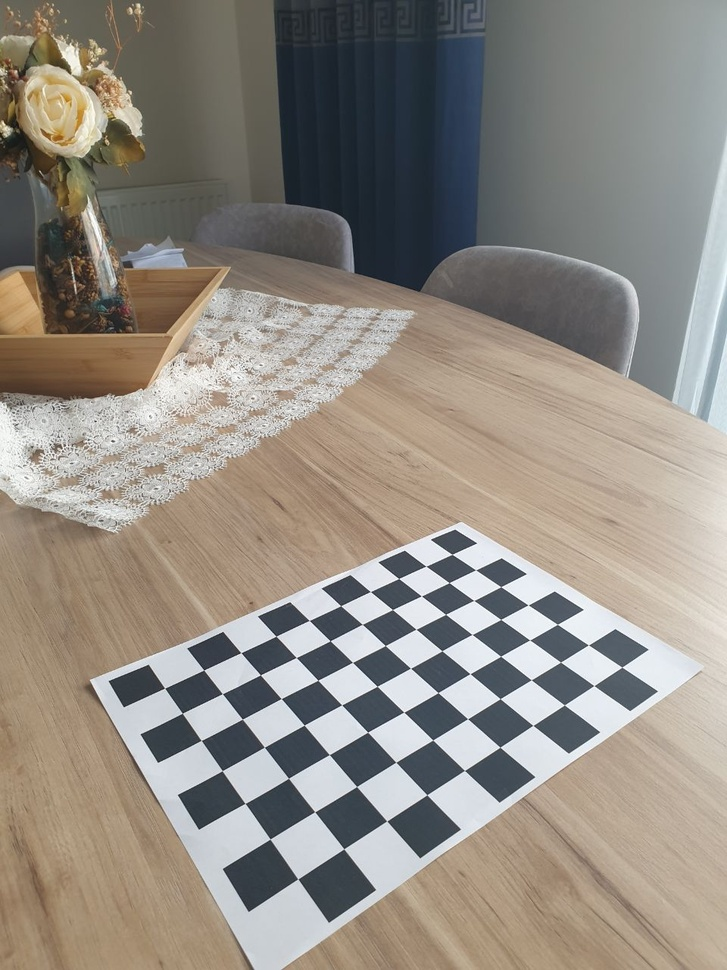
#> input picture checkerBoardImages/photo_2024-04-24_14-51-35.jpg, 727 x 970 px, shrunk from 960 x 1280 before the run; its folder holds only this picture in this run
$ python cameraCalibartion.py
#> lines starting #> are read from the running program, lines starting #| are printed output that depends on the picture; after the words box and inside, x2 and y2 are one past the last pixel; in counts of white or black regions, pixels touching at a corner belong together; long printed decimals are rounded
import cv2
import numpy as np
import glob

criteria = (cv2.TERM_CRITERIA_EPS + cv2.TERM_CRITERIA_MAX_ITER, 30, 0.001)
checkerboard_dims = (10, 7)  # Adjusted dimensions based on your input
objp = np.zeros((np.prod(checkerboard_dims), 3), np.float32)
objp[:,:2] = np.mgrid[0:checkerboard_dims[0], 0:checkerboard_dims[1]].T.reshape(-1, 2)
objpoints = []
imgpoints = []
images = glob.glob('checkerBoardImages/*.jpg')

for fname in images:
    img = cv2.imread(fname)
#> img is the input picture: shape (970, 727, 3); mean B, G, R 131, 139.6, 146
    if img is None:
        print("Failed to load", fname)
        continue
    gray = cv2.cvtColor(img, cv2.COLOR_BGR2GRAY)
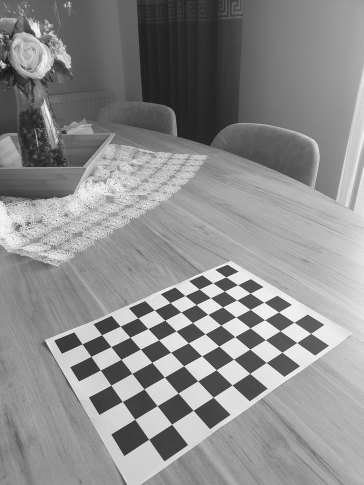
#> gray: shape (970, 727) (shown at 1/2 size); min 19, max 255, mean 140.5
    ret, corners = cv2.findChessboardCorners(gray, checkerboard_dims, None, cv2.CALIB_CB_ADAPTIVE_THRESH + cv2.CALIB_CB_FAST_CHECK)
#> ret = True; corners = 70 rows, first 8: [164.6, 688.1], [203.8, 670.1], [240.9, 652.6], [276, 636.2], [309.3, 620.4], [340.6, 605.7], [370.4, 591.5], [398.6, 578.5]
    print(fname, "Corners found:", ret)
#| checkerBoardImages/photo_2024-04-24_14-51-35.jpg Corners found: True
    if ret:
        objpoints.append(objp)
        corners2 = cv2.cornerSubPix(gray, corners, (11,11), (-1,-1), criteria)
#> corners2 = 70 rows, first 8: [164.7, 688.2], [203.8, 670.1], [240.8, 652.7], [276.1, 636.2], [309.2, 620.4], [340.7, 605.7], [370.3, 591.5], [398.7, 578.5]
        imgpoints.append(corners2)
        # Draw the corners
        cv2.drawChessboardCorners(img, checkerboard_dims, corners2, ret)
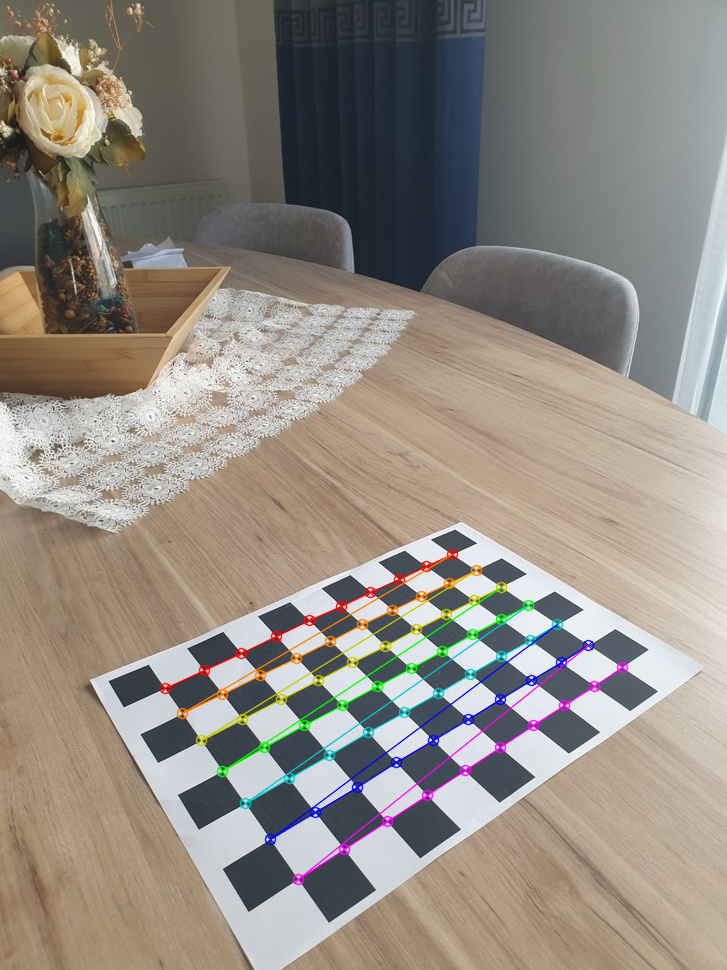
#> img: shape (970, 727, 3); 2.4% of pixels changed, all inside (x1, y1, x2, y2) = (159, 548, 629, 886)
        # Save image
        save_path = 'calibrationDetections/' + fname.split('/')[-1]
        cv2.imwrite(save_path, img)
        print("Image saved to", save_path)
    else:
        # Optionally save images where detection failed for review
        fail_save_path = 'calibrationDetectionsFailed/' + fname.split('/')[-1]
        cv2.imwrite(fail_save_path, gray)
        print("Failed detection, image saved to", fail_save_path)

cv2.destroyAllWindows()

if len(objpoints) > 0 and len(imgpoints) > 0:
    ret, mtx, dist, rvecs, tvecs = cv2.calibrateCamera(objpoints, imgpoints, gray.shape[::-1], None, None)
#> ret = 0.282; mtx = [[720.9, 0, 358.9], [0, 630.4, 492.3], [0, 0, 1]]; dist = [[0.186, -0.75, 0.00513, -0.00225, 0.959]]; rvecs = ([-0.953, -0.268, -0.587],); tvecs = ([-4.56, 5.26, 17.3],)
    print("Camera matrix:\n", mtx)
#| Camera matrix:
#|  [[720.920   0.         358.882]
#|  [  0.         630.401 492.276]
#|  [  0.           0.           1.        ]]
    print("Distortion coefficients:", dist)
#| Distortion coefficients: [[ 0.1864 -0.7502  0.005126 -0.002247  0.9586]]
    print("Rotation Vectors:", rvecs)
#| Rotation Vectors: (array([[-0.9533],
#|        [-0.2679 ],
#|        [-0.5868]]),)
    print("Translation Vectors:", tvecs)
#| Translation Vectors: (array([[-4.565],
#|        [ 5.257],
#|        [17.298]]),)
else:
    print("No corners were detected in any of the images.")

$ run again, on checkerBoardImages/photo_2024-04-24_14-51-48.jpg
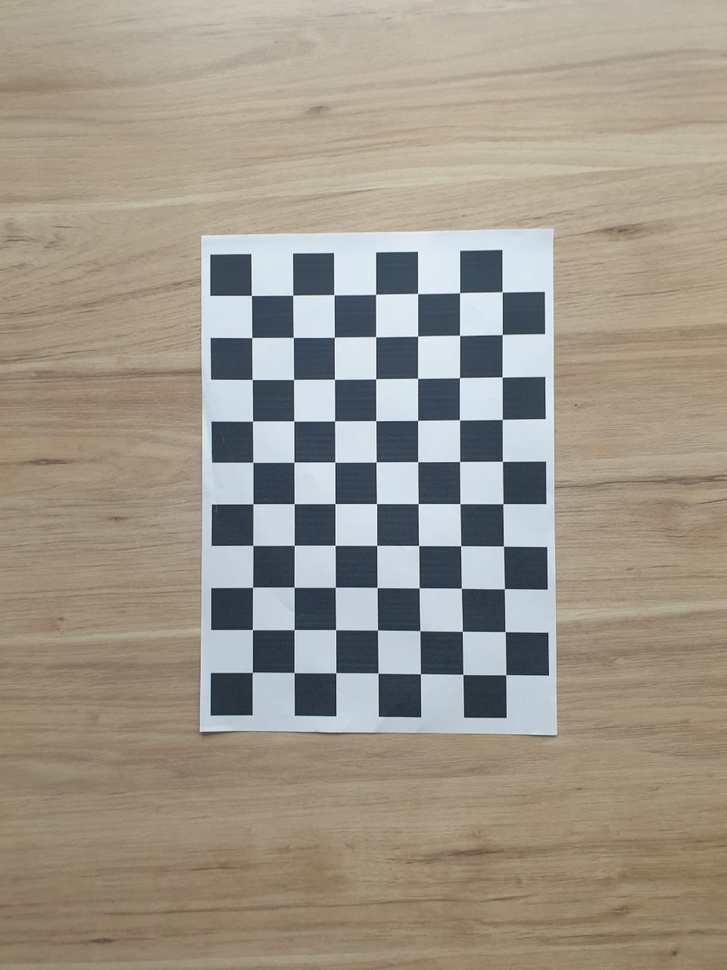
#> input picture checkerBoardImages/photo_2024-04-24_14-51-48.jpg, 727 x 970 px, shrunk from 960 x 1280 before the run
#> img is the input picture: shape (970, 727, 3); mean B, G, R 137.2, 150.5, 158.4
#> `gray = cv2.cvtColor(img, cv2.COLOR_BGR2GRAY)`:
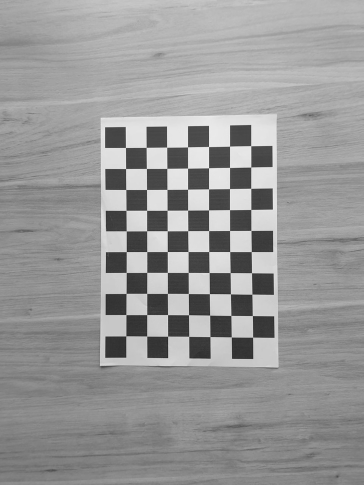
#> gray: shape (970, 727) (shown at 1/2 size); min 21, max 253, mean 151.3
#> `ret, corners = cv2.findChessboardCorners(gray, checkerboard_dims, None..`: ret = True; corners = 70 rows, first 8: [252.4, 672.3], [252.4, 629.6], [252.6, 587.3], [252.9, 545.4], [253, 503.7], [252.8, 462.3], [252.5, 421], [252.2, 379.5]
#| checkerBoardImages/photo_2024-04-24_14-51-48.jpg Corners found: True
#> corners2 = 70 rows, first 8: [252.3, 672.3], [252.4, 629.6], [252.6, 587.3], [252.8, 545.4], [252.9, 503.8], [252.8, 462.3], [252.5, 421.1], [252.2, 379.5]
#> `cv2.drawChessboardCorners(img, checkerboard_dims, corners2, ret)`:
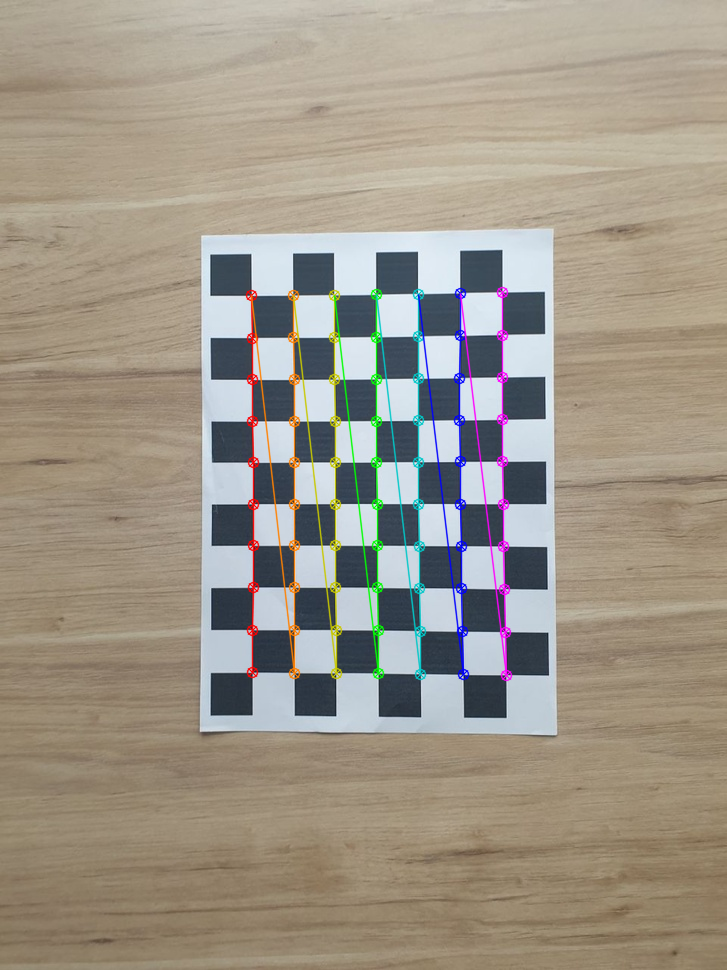
#> img: shape (970, 727, 3); 2.85% of pixels changed, all inside (x1, y1, x2, y2) = (245, 286, 513, 682)
#> `ret, mtx, dist, rvecs, tvecs = cv2.calibrateCamera(objpoints, imgpoint..`: ret = 0.207; mtx = [[5596.1, 0, 345.2], [0, 5425.4, 471.3], [0, 0, 1]]; dist = [[17.8, -4064.6, 0.0401, 0.0162, 2885.4]]; rvecs = ([-0.206, 0.219, -1.56],); tvecs = ([-2.14, 4.78, 131.8],)
#| Camera matrix:
#|  [[5.59605324e+03 0.00000000e+00 3.45219315e+02]
#|  [0.00000000e+00 5.42535630e+03 4.71337216e+02]
#|  [0.00000000e+00 0.00000000e+00 1.00000000e+00]]
#| Distortion coefficients: [[ 1.77986768e+01 -4.06462111e+03  4.01010025e-02  1.62488117e-02
#|    2.88536813e+03]]
#| Rotation Vectors: (array([[-0.2062],
#|        [ 0.2186],
#|        [-1.565]]),)
#| Translation Vectors: (array([[ -2.142],
#|        [  4.782],
#|        [131.806]]),)

$ run again, on checkerBoardImages/photo_2024-04-24_14-51-50.jpg
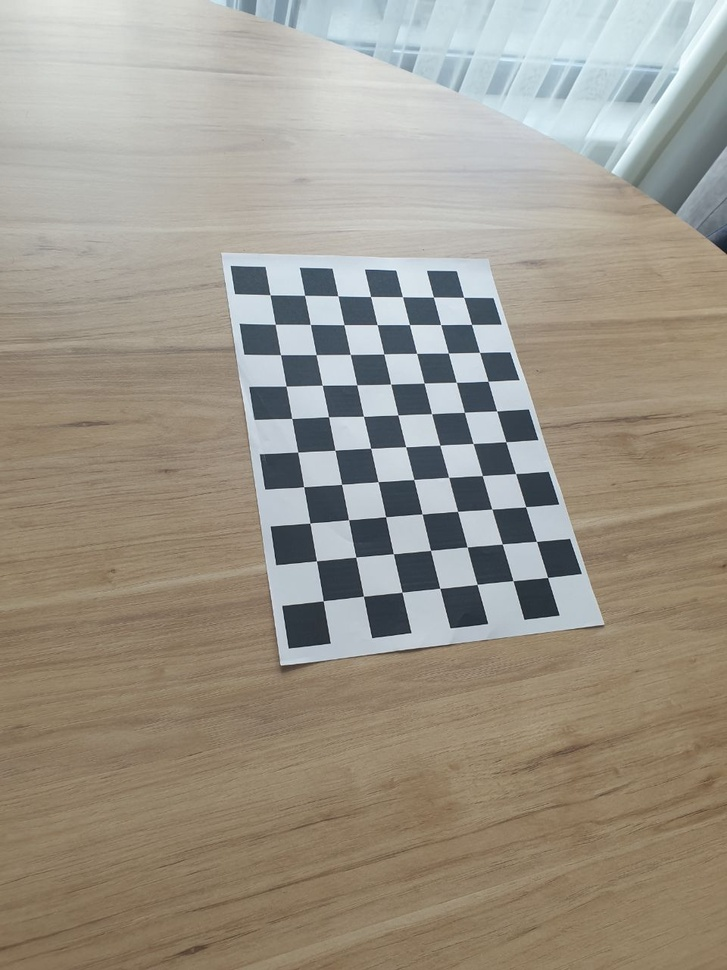
#> input picture checkerBoardImages/photo_2024-04-24_14-51-50.jpg, 727 x 970 px, shrunk from 960 x 1280 before the run
#> img is the input picture: shape (970, 727, 3); mean B, G, R 137, 149.4, 156.2
#> `gray = cv2.cvtColor(img, cv2.COLOR_BGR2GRAY)`:
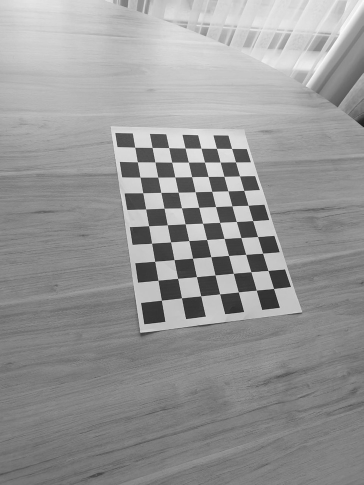
#> gray: shape (970, 727) (shown at 1/2 size); min 15, max 252, mean 150
#> `ret, corners = cv2.findChessboardCorners(gray, checkerboard_dims, None..`: ret = True; corners = 70 rows, first 8: [323.2, 600.8], [316.4, 560.8], [309.7, 523.2], [303.7, 486.7], [297.8, 452], [291.7, 418.5], [286, 386], [280.6, 354.7]
#| checkerBoardImages/photo_2024-04-24_14-51-50.jpg Corners found: True
#> corners2 = 70 rows, first 8: [323.2, 600.7], [316.4, 560.8], [309.9, 523], [303.6, 486.7], [297.7, 452.2], [291.8, 418.5], [286.1, 386.2], [280.5, 354.6]
#> `cv2.drawChessboardCorners(img, checkerboard_dims, corners2, ret)`:
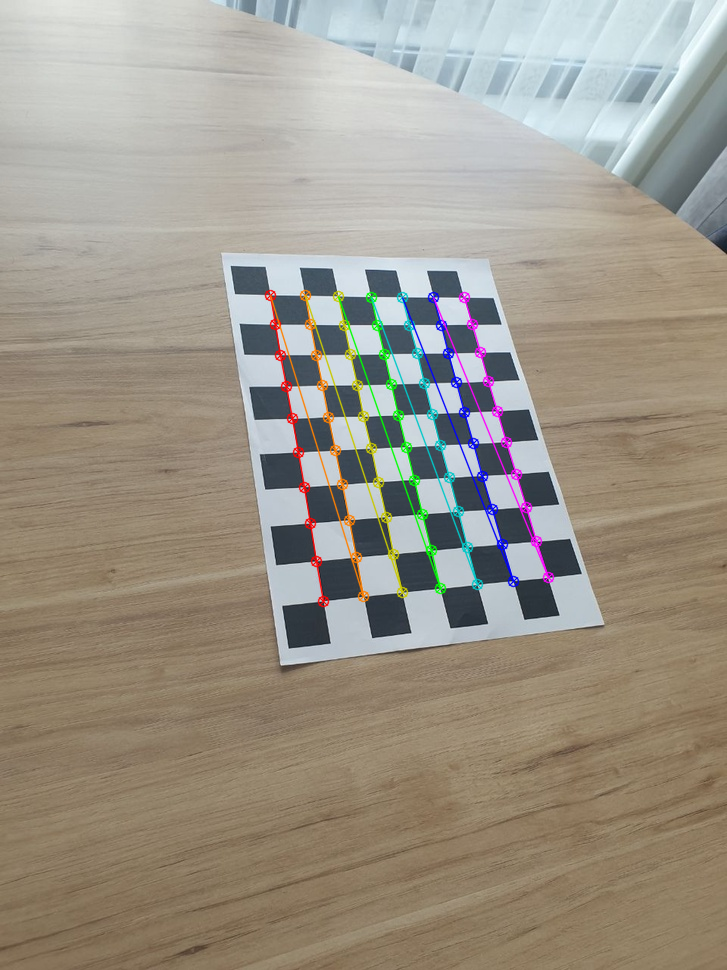
#> img: shape (970, 727, 3); 2.37% of pixels changed, all inside (x1, y1, x2, y2) = (264, 289, 555, 608)
#> `ret, mtx, dist, rvecs, tvecs = cv2.calibrateCamera(objpoints, imgpoint..`: ret = 0.243; mtx = [[820.3, 0, 389.5], [0, 831.3, 454.6], [0, 0, 1]]; dist = [[0.615, -8.1, -0.0121, 0.0146, 43.07]]; rvecs = ([-0.136, -0.65, -1.65],); tvecs = ([-1.58, 3.42, 19.57],)
#| Camera matrix:
#|  [[820.346   0.         389.474]
#|  [  0.         831.344 454.646]
#|  [  0.           0.           1.        ]]
#| Distortion coefficients: [[ 6.14751547e-01 -8.09852315e+00 -1.21370012e-02  1.46315997e-02
#|    4.30657155e+01]]
#| Rotation Vectors: (array([[-0.1364],
#|        [-0.65],
#|        [-1.653]]),)
#| Translation Vectors: (array([[-1.577],
#|        [ 3.425],
#|        [19.574]]),)
